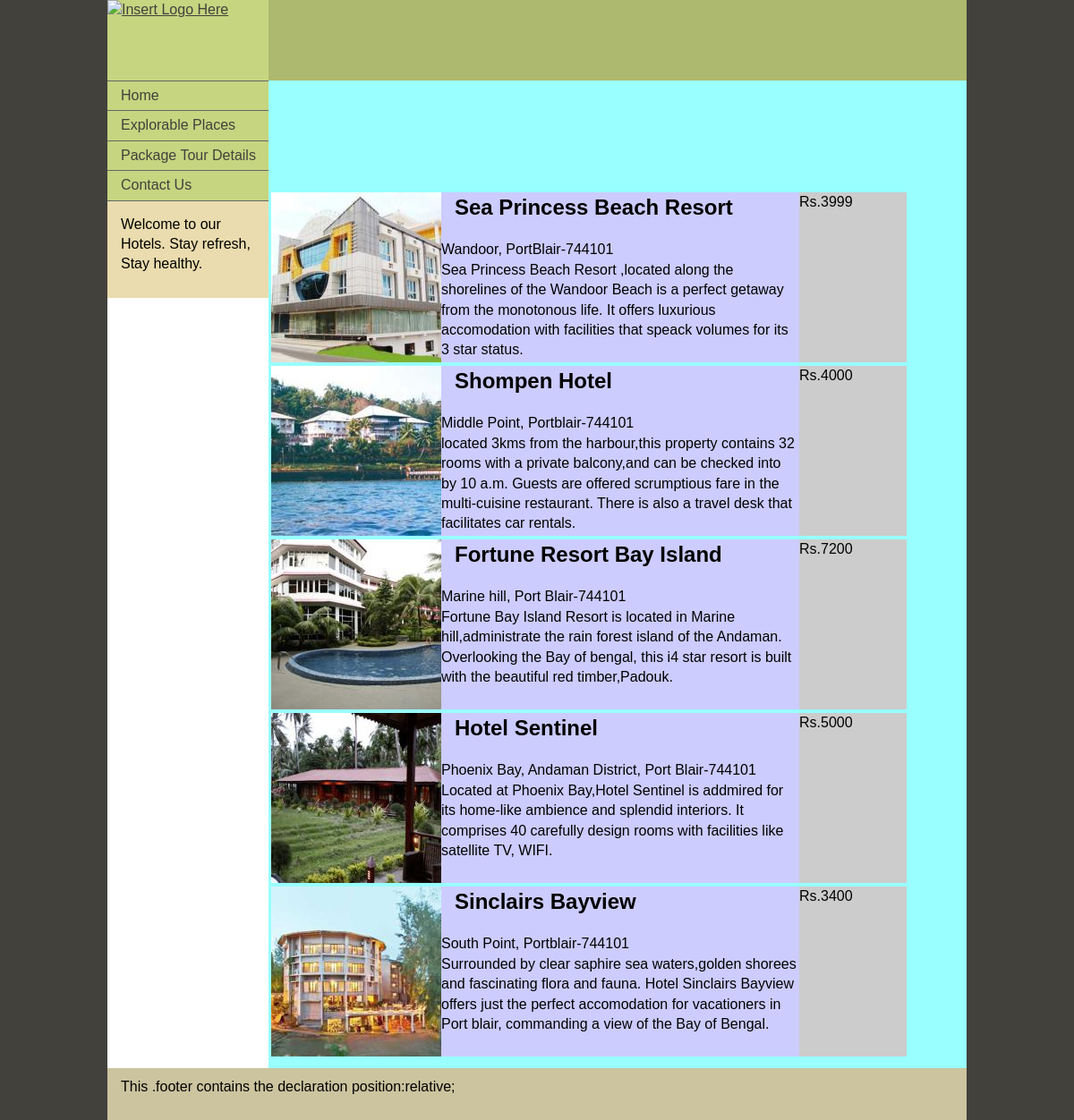
/php/hotel_detailscs.php?val=1, run on the app's committed database.
### tables this page shows
CREATE TABLE `hotel_details` (
  `h_id` int(11) NOT NULL,
  `h_name` varchar(50) DEFAULT NULL,
  `h_loc` varchar(70) DEFAULT NULL,
  `h_city` varchar(30) DEFAULT NULL,
  `st_id` int(11) DEFAULT NULL,
  `h_rate` varchar(7) NOT NULL,
  `h_desc` varchar(400) NOT NULL,
  `ac_rm` int(3) NOT NULL DEFAULT 0,
  `nac_rm` int(3) NOT NULL DEFAULT 0,
  `avlac_rm` int(3) NOT NULL DEFAULT 0,
  `avlnac_rm` int(3) NOT NULL DEFAULT 0
);

### php/hotel_detailscs.php (the view, shortened to what this page needs)
<!DOCTYPE html PUBLIC "-//W3C//DTD XHTML 1.0 Transitional//EN" "http://www.w3.org/TR/xhtml1/DTD/xhtml1-transitional.dtd">
<html xmlns="http://www.w3.org/1999/xhtml">
<head>
</head>
<body>
<div class="container">
  <div class="header"><a href="#"><img src="" alt="Insert Logo Here" name="Insert_logo" width="180" height="90" id="Insert_logo" style="background: #C6D580; display:block;" /></a>
    </div>
  <div class="sidebar1">
    <ul class="nav">
      <li><a href="home.php">Home</a></li>
      <li><a href="places.php">Explorable Places</a></li>
      <li><a href="tourpackages.php">Package Tour Details</a></li>
      <li><a href="../html/contact us.html">Contact Us</a></li>
    </ul>
    <p> Welcome to our Hotels. Stay refresh, Stay healthy.</p>
    </div>
  <div class="content">
    <?php
$link = mysqli_connect("localhost", "root", "", "travel_hotel_book");
$val=$_GET["val"];
	$query = "SELECT * FROM hotel_details where st_id=".$val;
if ($result = mysqli_query($link, $query)) {
   echo "<table width=720px >";
    while ($row = mysqli_fetch_row($result)) {
	echo "<tr><td><img src=\"../image/Hotel/$row[0].jpg\"";
	echo " /><div class=\"mid\"><h2>";
	echo "$row[1] </h2> $row[2], $row[3] <br />";
	echo "$row[6] </div> <div class=\"rt\"> $row[5] ";
	echo "</div>  </td> </tr>";
	echo "\n<br/>\n";
    }
    echo "</table>";
}
?>
    </div>
  <div class="footer">
    <p>This .footer contains the declaration position:relative;</p>
    </div>
  </div>
</body>
</html>

### php/hotel_detailscs.php (style rules this page uses)
ul, ol, dl { padding: 0; margin: 0; }
h1, h2, h3, h4, h5, h6, p { margin-top: 0; padding-right: 15px; padding-left: 15px; }
a img { border: none; }
a:link { color: #42413C; text-decoration: underline; }
.container { width: 960px; background: #FFF; margin: 0 auto; }
.header { background: #ADB96E; }
.sidebar1 { float: left; width: 180px; background: #EADCAE; padding-bottom: 10px; }
.content { padding: 10px 0; width: 780px; float: left; background-color:#9FF; }
ul.nav { list-style: none; border-top: 1px solid #666; margin-bottom: 15px; }
ul.nav li { border-bottom: 1px solid #666; }
ul.nav a, ul.nav a:visited { padding: 5px 5px 5px 15px; display: block; width: 160px; text-decoration: none; background: #C6D580; }
.footer { padding: 10px 0; background: #CCC49F; position: relative; clear: both; }
td img { float:left; width:190px; height:190px; }
div.mid { float:left; width:400px; height:190px; background-color:#CCF; overflow:scroll; }
div.rt { float:left; width:120px; height:190px; background-color:#CCC; }

### data on the page
hotel_details: shows a picture, h_name "Sea Princess Beach Resort", h_loc "Wandoor", h_city "PortBlair-744101", h_desc "Sea Princess Beach Resort ,located along the shorelines of the Wandoor Beach is a perfect getaway from the monotonous life. It offers luxurious accomodation with facilities that speack volumes for its 3 star status.", h_rate "Rs.3999"
hotel_details: shows a picture, h_name "Shompen Hotel", h_loc "Middle Point", h_city "Portblair-744101", h_desc "located 3kms from the harbour,this property contains 32 rooms with a private balcony,and can be checked into by 10 a.m. Guests are offered scrumptious fare in the multi-cuisine restaurant. There is also a travel desk that facilitates car rentals.", h_rate "Rs.4000"
hotel_details: shows a picture, h_name "Fortune Resort Bay Island", h_loc "Marine hill", h_city "Port Blair-744101", h_desc "Fortune Bay Island Resort is located in Marine hill,administrate the rain forest island of the Andaman. Overlooking the Bay of bengal, this i4 star resort is built with the beautiful red timber,Padouk.", h_rate "Rs.7200"
hotel_details: shows a picture, h_name "Hotel Sentinel", h_loc "Phoenix Bay, Andaman District", h_city "Port Blair-744101", h_desc "Located at Phoenix Bay,Hotel Sentinel is addmired for its home-like ambience and splendid interiors. It comprises 40 carefully design rooms with facilities like satellite TV, WIFI.", h_rate "Rs.5000"
hotel_details: shows a picture, h_name "Sinclairs Bayview", h_loc "South Point", h_city "Portblair-744101", h_desc "Surrounded by clear saphire sea waters,golden shorees and fascinating flora and fauna. Hotel Sinclairs Bayview offers just the perfect accomodation for vacationers in Port blair, commanding a view of the Bay of Bengal.", h_rate "Rs.3400"
